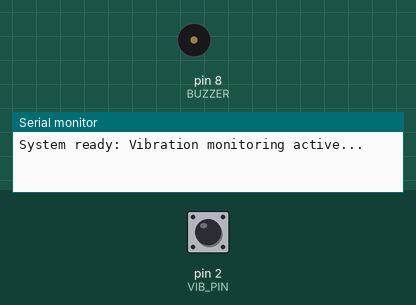
The sketch below on a simulated Arduino Uno, built with avr-gcc and run on an emulated ATmega328P. Shown: buzzer (waves = sounding), the last lines printed to the serial monitor. The test bench sets the inputs (shaded band); at power-on: pin 2 (VIB_PIN) HIGH.

Above: at 1.2 s.
1.3 s: pin 2 (VIB_PIN) pulled LOW for 0.15 s
At 1.36 s:
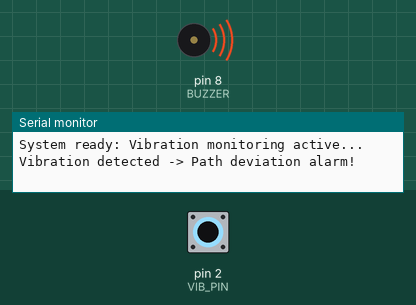
Timing chart, 0 to 4.3 s (numbered marks = the images above; inputs shaded):
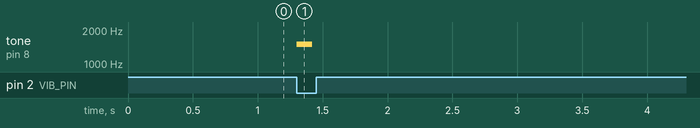

Measured:
- after the input at 1.3 s, tone on pin 8 (BUZZER): silent → 1500 Hz at once, → silent 0.12 s later

The sketch:

vibration_monitor.ino
```cpp
// GravityX prototype vibration alarm, preserved from the technical report.
const uint8_t VIB_PIN = 2;
const uint8_t BUZZER = 8;
const unsigned long BEEP_MS = 120;
volatile bool vibTriggered = false;

void vibISR() { vibTriggered = true; }

void setup() {
  pinMode(VIB_PIN, INPUT_PULLUP);
  pinMode(BUZZER, OUTPUT);
  noTone(BUZZER);
  attachInterrupt(digitalPinToInterrupt(VIB_PIN), vibISR, FALLING);
  Serial.begin(9600);
  Serial.println("System ready: Vibration monitoring active...");
}

void loop() {
  if (vibTriggered) {
    vibTriggered = false;
    tone(BUZZER, 1500, BEEP_MS);
    Serial.println("Vibration detected -> Path deviation alarm!");
  }
}
```
